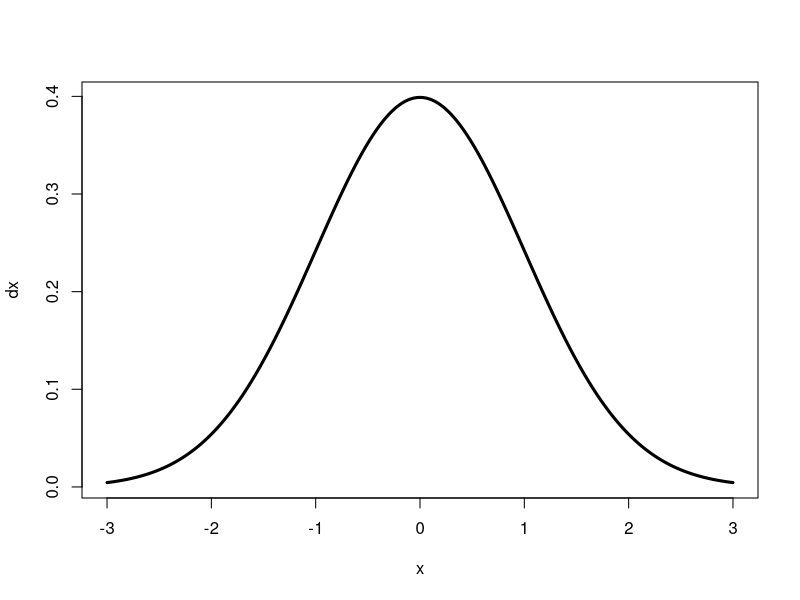
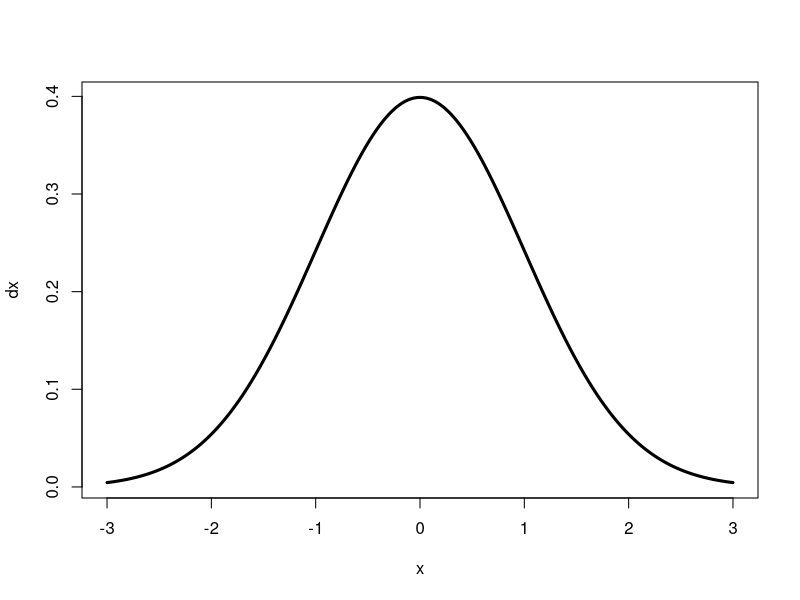
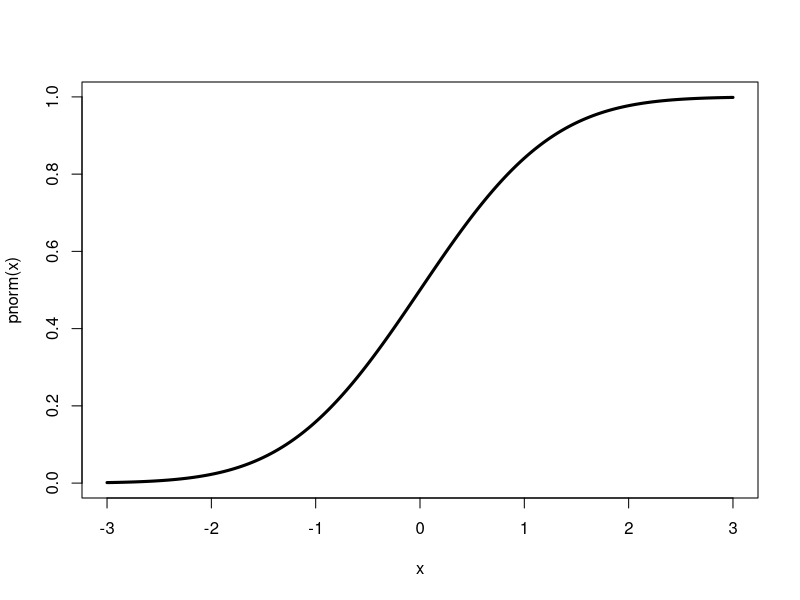
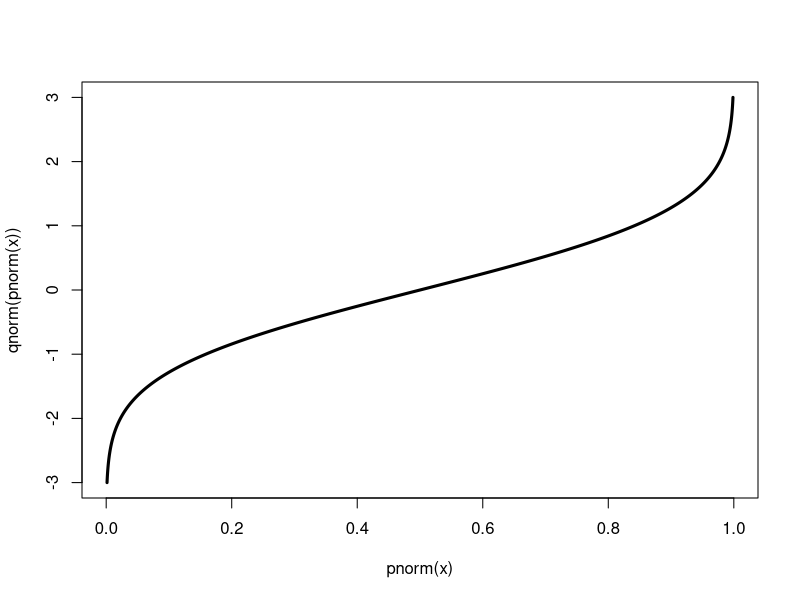

R code for these plots, in order: (Note: this script raises an error after producing the figures.)
## ---- chunk 1
#| lst-label: lst-default
#| lst-cap: Default settings
head(cars)
## ---- chunk 2
#| echo: false
#| lst-label: lst-echoF
#| lst-cap: Echo FALSE
head(cars)
## ---- chunk 3
#| label: fig-normal
#| fig-cap: A normal distribution
x = seq(-3,3, length.out = 10000)
dx = dnorm(x)
plot(x, dx, type = "l", cex = 2, lwd = 3)
## ---- chunk 4
#| layout-ncol: 3
#| label: fig-normalProperties
#| fig-cap: Normal distribution
#| fig-subcap: 
#|  - "Density"
#|  - "Cumulative"
#|  - "Quantile"
plot(x, dx, type = "l", cex = 2, lwd = 3)
plot(x, pnorm(x), type = "l", cex = 2, lwd = 3)
plot(pnorm(x), qnorm( pnorm(x)), type = "l", cex = 2, lwd = 3)
## ---- chunk 5
#| echo: true
#| error: true
mean(y)
## ---- chunk 6
#| tbl-cap: This is my first table
#| label: tbl-tab
library(knitr)
kable(head(cars))
## ---- chunk 7
#| column: margin
kable(head(cars))
